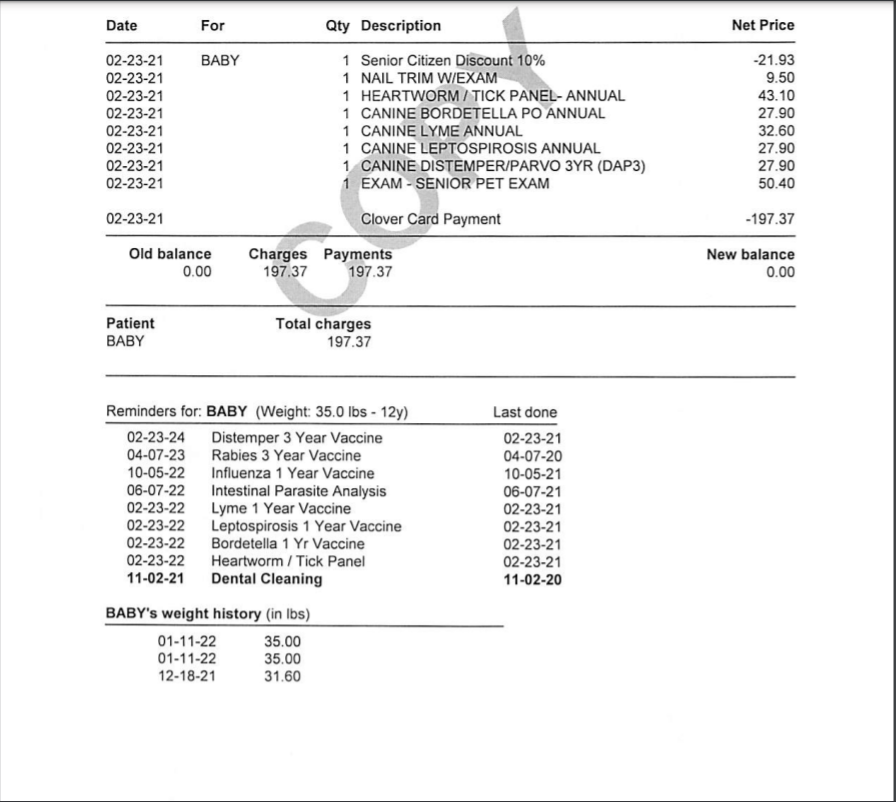
#> input picture zadaci/slika1.png, 896 x 802 px, found by its file name
$ jupyter execute --allow-errors 'part1-image processing.ipynb'   (shell and % lines are left out)
#> lines starting #> are read from the running program, lines starting #| are printed output that depends on the picture; after the words box and inside, x2 and y2 are one past the last pixel; in counts of white or black regions, pixels touching at a corner belong together
[cell 1]
import os
os.getcwd()

[cell 2]
os.listdir()

[cell 3]
#importing tools, and converting our target photo to the grayscale image

import numpy as np
import cv2
import matplotlib.pyplot as plt

#this is a location where my target photo is
img = cv2.imread("zadaci\slika1.png")
#> img is the input picture: shape (802, 896, 3); mean B, G, R 242.9, 242.9, 242.9
gray = cv2.cvtColor(img,cv2.COLOR_BGR2GRAY)

[cell 4]
plt.figure(figsize=(16,16))
plt.imshow(gray, cmap="gray")

[cell 5]
#with shape, we can see height and width
img.shape

In next cell, I did a cropping first, because most of the edges are dark(if photos are scanned) and this will produce some
extra horizontal lines that I don't want -however if I just crop a photo by 15pixels(or similar number), I am solving a that kind of a noise.

[cell 6]
y1 =0
x1=0

h = img.shape[0]
w =img.shape[1]
img_croped = img[15:y1+h, x1:x1+w]
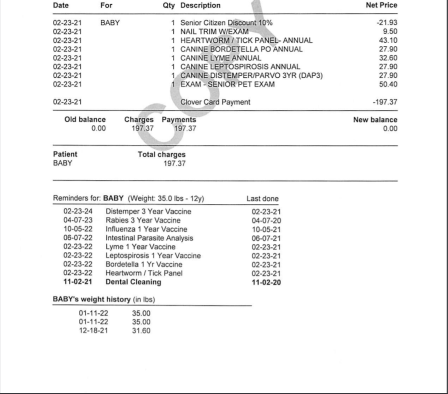
#> img_croped: shape (787, 896, 3) (shown at 1/2 size); mean B, G, R 243.3, 243.3, 243.3
crop_img_gray = gray[15:y1+h, x1:x1+w]
plt.figure(figsize=(10,10))
plt.imshow(crop_img_gray, cmap="gray")

[cell 7]
#edges = cv2.Canny(gray,20,60,apertureSize = 3)
#plt.imshow(edges, cmap="gray")

[cell 8]
#for some reason i had problem with canny... on the other hand, sobel worked just fine
edges2 = cv2.Sobel(crop_img_gray, dx = 0, dy = 1, ksize = 3, ddepth= int())
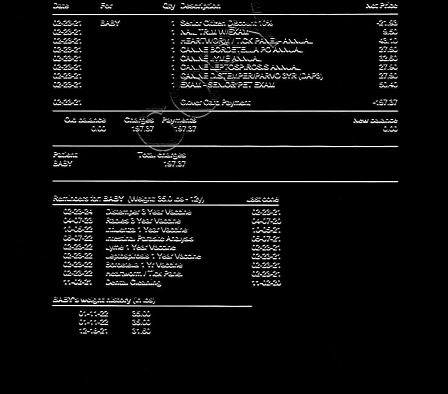
#> edges2: shape (787, 896) (shown at 1/2 size); min 0, max 255, mean 13

[cell 9]
plt.figure(figsize=(14,14))
plt.imshow(edges2, cmap="gray")

[cell 10]
#this was a hard part. Basic code was "googled" but I needed a lot of tweaking and documentation to get things working
# theta=np.pi/180 is default setting. if you do it np.pi/4 , you will get an 90 angle which detect only horizontal lines
#then I needed to adjust rho and threshold so i could take all(or most) horizontal lines.
#formula that is working - increase a rho and lower a threshold - and put some minimum line length and you are good to go
#even this will create lot of the "noise" , on some photos there were a lot of lines, those who close to each-others and that was problem
#fixing that took me some time


lines = cv2.HoughLinesP(image=edges2,rho=10,theta=np.pi/4, threshold=5,lines=np.array([]), minLineLength=400)
#> lines = [[100, 222, 798, 222], [100, 293, 798, 293], [161, 364, 797, 364], [102, 28, 797, 28], [100, 612, 505, 612], [104, 410, 559, 410]]
a,b,c = lines.shape
for i in range(a):

    cv2.line(img_croped , (lines[i][0][0], lines[i][0][1]), (lines[i][0][2], lines[i][0][3]), ( 255,0,0), 3, cv2.LINE_AA)

    cv2.imwrite('output\hough1.jpg', img_croped)
#> this loop made 6 passes
#> pass 1, `cv2.imwrite('output\hough1.jpg', img_croped)`:
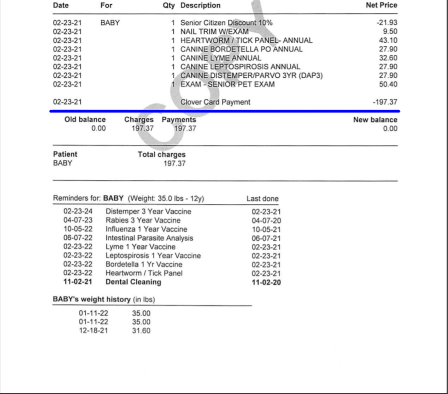
#> saved as hough1.jpg: shape (787, 896, 3) (shown at 1/2 size); mean B, G, R 243.6, 242.2, 242.2
#> pass 2, `cv2.imwrite('output\hough1.jpg', img_croped)`:
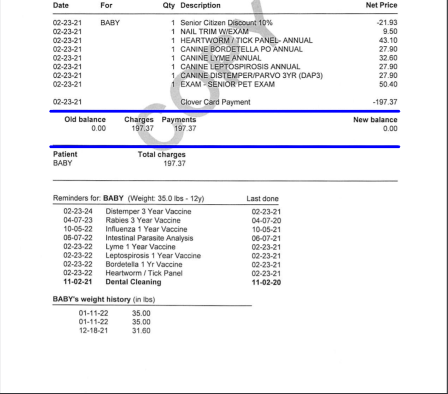
#> saved as hough1.jpg: shape (787, 896, 3) (shown at 1/2 size); mean B, G, R 243.8, 241.1, 241.1
#> after the loop:
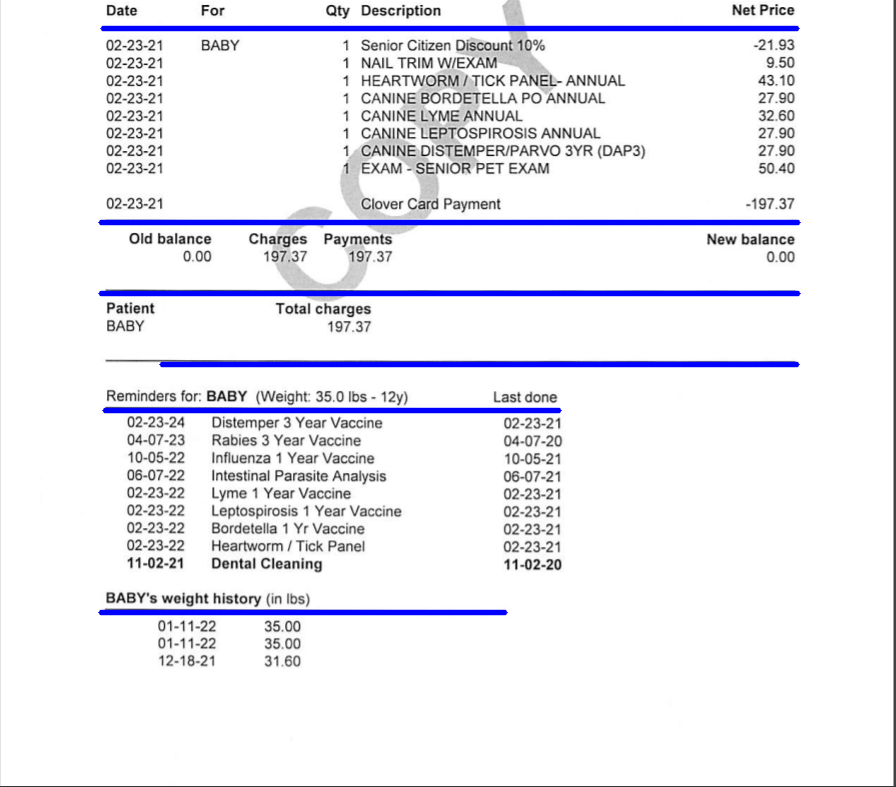
#> img_croped: shape (787, 896, 3); 3.58% of pixels changed, all inside (x1, y1, x2, y2) = (97, 25, 802, 616)
print(a,b,c)
#| 6 1 4

[cell 11]
#cordinate of all lines
print(lines)
#| [[[100 222 798 222]]
#|  [[100 293 798 293]]
#|  [[161 364 797 364]]
#|  [[102  28 797  28]]
#|  [[100 612 505 612]]
#|  [[104 410 559 410]]]

[cell 12]
print(lines.shape)
#| (6, 1, 4)

[cell 13]
img2 = cv2.imread('output\hough1.jpg')


plt.figure(figsize=(16,16))
plt.imshow(img2)

[cell 14]
# removing channel dimension from photo, so I can work with it with numpy array
lines2 =lines.reshape(lines.shape[0],lines.shape[2])
#> lines2 has the same summary as lines

[cell 15]
#this is important - I googled this code, this is how you can sort lines.
#because all my important data is between first line and second line- I am sorting lines by "y"(or height)

lines2 =lines2[lines2[:, 1].argsort()]
#> lines2 = [[102, 28, 797, 28], [100, 222, 798, 222], [100, 293, 798, 293], [161, 364, 797, 364], [104, 410, 559, 410], [100, 612, 505, 612]]

[cell 16]
#as you can see in this example coordinates of the first and second row are next to each others.
#because all my important data should be between first and second line, I need to make those two close lines together as one line
#if I do that, I will just get a one line, and I will be able to extract data that is important
#you can extract any data, if first line and second line are just 1 or 2 or 20 pixels away. but if I connect those close lines to one line, I am ready to go
lines2
#> Out has the same summary as lines2

[cell 17]
#this is a solution. i tried to google "HoughLines clustering" , and there was a lot of complicated code.
#so I made my own "complicated code". If two lines are near each others, my code will just delete one line

for i in range(len(lines2)):
    if i+1 == lines2.shape[0]:
        break
    else:
        if abs(lines2[i+1][1]-lines2[i][1])<20:
            lines2 =np.delete(lines2, i, axis=0)

[cell 18]
#now this is an updated matrix with a relevant lines
lines2
#> Out has the same summary as lines2

[cell 19]
#height is a distance between two important lines(first and second )
height =lines2[1][3] -lines2[0][1]
#> height = 194
print(height)
#| 194

[cell 20]
print(x1, w)
#| 0 896

[cell 21]
#first point x1 is a at 0
#width is always a maximum width of the photo
#first y1 point is a first y (lines[0][1]) - lines[0] is a first row, and each row has an array( [x1,y1,x2,y2]), and we need y1 [1]
#.. we will come to second y2 when we add height

x_crop =x1
y_crop= lines2[0][1]
#> y_crop = 28


width = w

print(f"x: {x_crop}, y: {y_crop}, width: {width}, height: {height}")
#| x: 0, y: 28, width: 896, height: 194

$ run again, with zadaci/slika2.png copied over zadaci/slika1.png
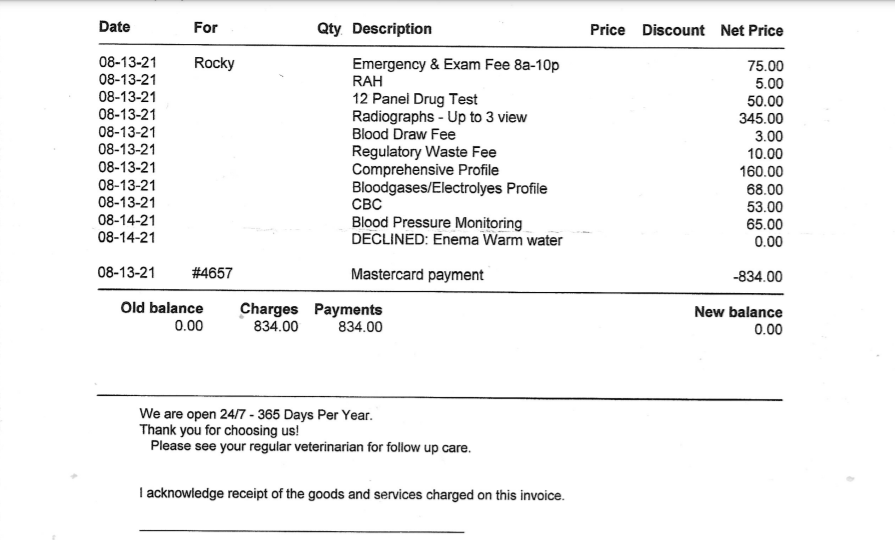
#> input picture zadaci/slika2.png, 895 x 540 px, found by its file name
#> img is the input picture: shape (540, 895, 3); min 1, max 255, mean 243.5
#> `edges2 = cv2.Sobel(crop_img_gray, dx = 0, dy = 1, ksize = 3, ddepth= i..`:
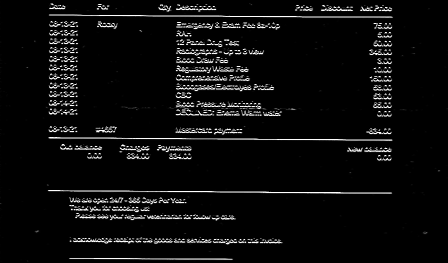
#> edges2: shape (525, 895) (shown at 1/2 size); min 0, max 255, mean 13
#> lines = [[220, 278, 691, 278], [226, 33, 786, 33], [137, 383, 537, 383]]
#> after the loop `for i in range(a):`:
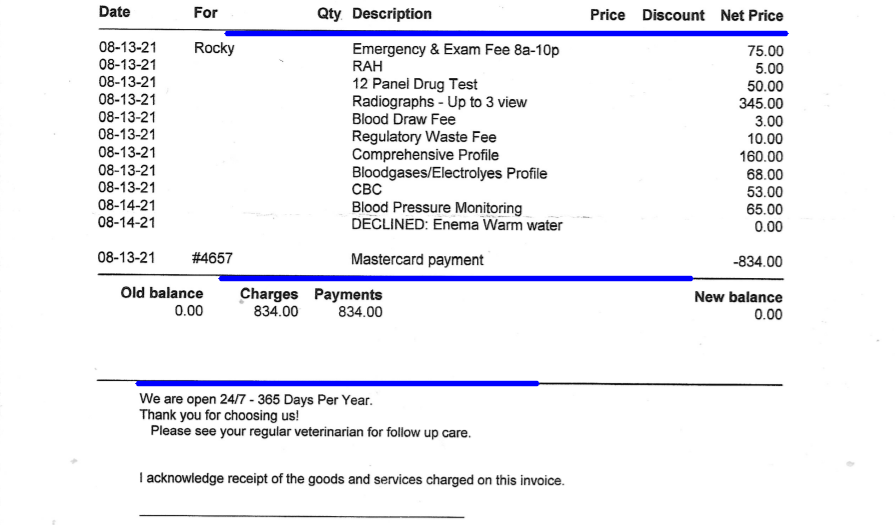
#> img_croped: shape (525, 895, 3); mean B, G, R 244.3, 240.1, 240.1
#| 3 1 4
#| [[[220 278 691 278]]
#|  [[226  33 786  33]]
#|  [[137 383 537 383]]]
#| (3, 1, 4)
#> `lines2 =lines.reshape(lines.shape[0],lines.shape[2])`: lines2 has the same summary as lines
#> `lines2 =lines2[lines2[:, 1].argsort()]`: lines2 = [[226, 33, 786, 33], [220, 278, 691, 278], [137, 383, 537, 383]]
#> `lines2`: Out has the same summary as lines2
#> the loop `for i in range(len(lines2)):` made 3 passes
#> `lines2`: Out has the same summary as lines2
#> height = 245
#| 245
#| 0 895
#> y_crop = 33
#| x: 0, y: 33, width: 895, height: 245

$ run again, with zadaci/slika3.png copied over zadaci/slika1.png
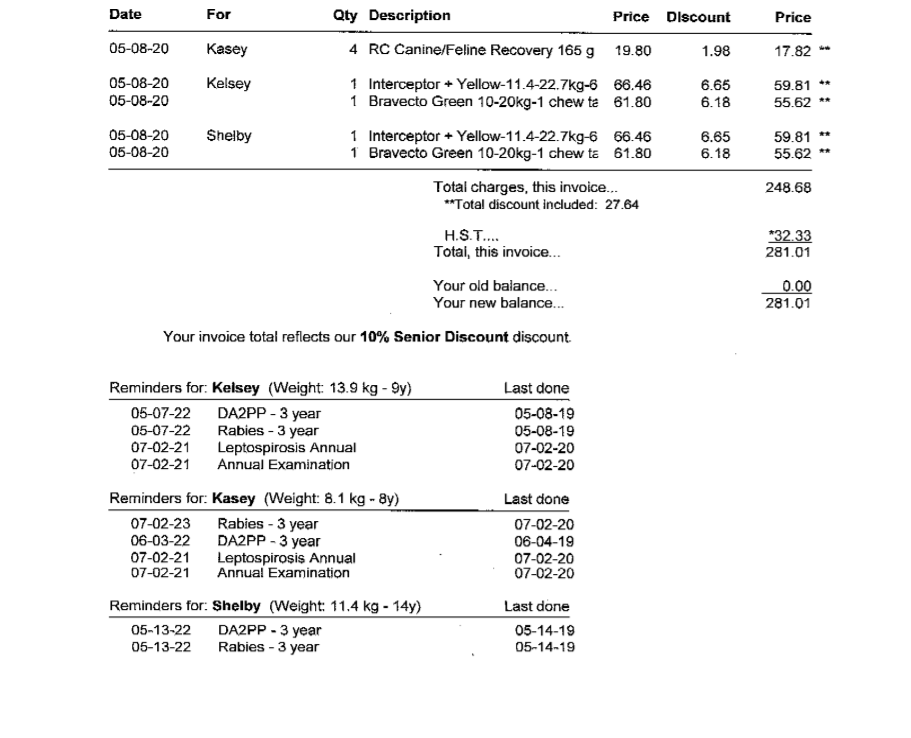
#> input picture zadaci/slika3.png, 911 x 738 px, found by its file name
#> img is the input picture: shape (738, 911, 3); min 0, max 255, mean 244
#> `edges2 = cv2.Sobel(crop_img_gray, dx = 0, dy = 1, ksize = 3, ddepth= i..`:
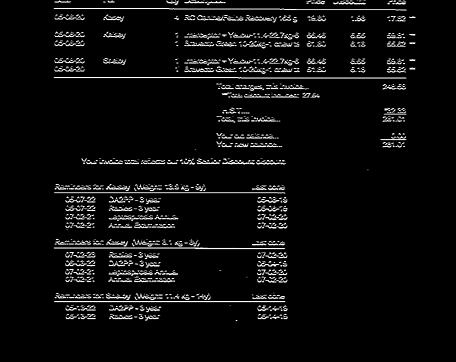
#> edges2: shape (723, 911) (shown at 1/2 size); min 0, max 255, mean 12.9
#> lines = [[107, 602, 571, 602], [107, 18, 791, 18], [107, 156, 813, 156], [107, 384, 555, 384], [107, 497, 570, 497], [107, 155, 813, 155], [107, 386, 571, 386]]
#> after the loop `for i in range(a):`:
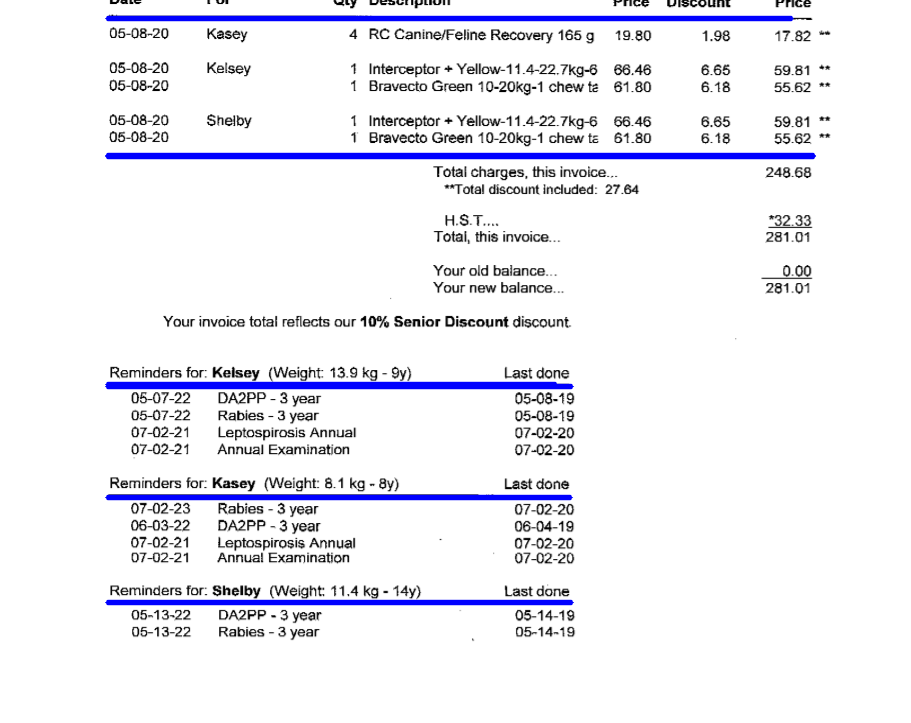
#> img_croped: shape (723, 911, 3); mean B, G, R 245.1, 238.6, 238.6
#| 7 1 4
#| [[[107 602 571 602]]
#|  [[107  18 791  18]]
#|  [[107 156 813 156]]
#|  [[107 384 555 384]]
#|  [[107 497 570 497]]
#|  [[107 155 813 155]]
#> (further printed lines are left out)
#| (7, 1, 4)
#> `lines2 =lines.reshape(lines.shape[0],lines.shape[2])`: lines2 has the same summary as lines
#> `lines2 =lines2[lines2[:, 1].argsort()]`: lines2 = [[107, 18, 791, 18], [107, 155, 813, 155], [107, 156, 813, 156], [107, 384, 555, 384], [107, 386, 571, 386], [107, 497, 570, 497], [107, 602, 571, 602]]
#> `lines2`: Out has the same summary as lines2
#> the loop `for i in range(len(lines2)):` made 5 passes
#> after the loop `for i in range(len(lines2)):`: lines2 = [[107, 18, 791, 18], [107, 156, 813, 156], [107, 386, 571, 386], [107, 497, 570, 497], [107, 602, 571, 602]]
#> `lines2`: Out has the same summary as lines2
#> height = 138
#| 138
#| 0 911
#> y_crop = 18
#| x: 0, y: 18, width: 911, height: 138
